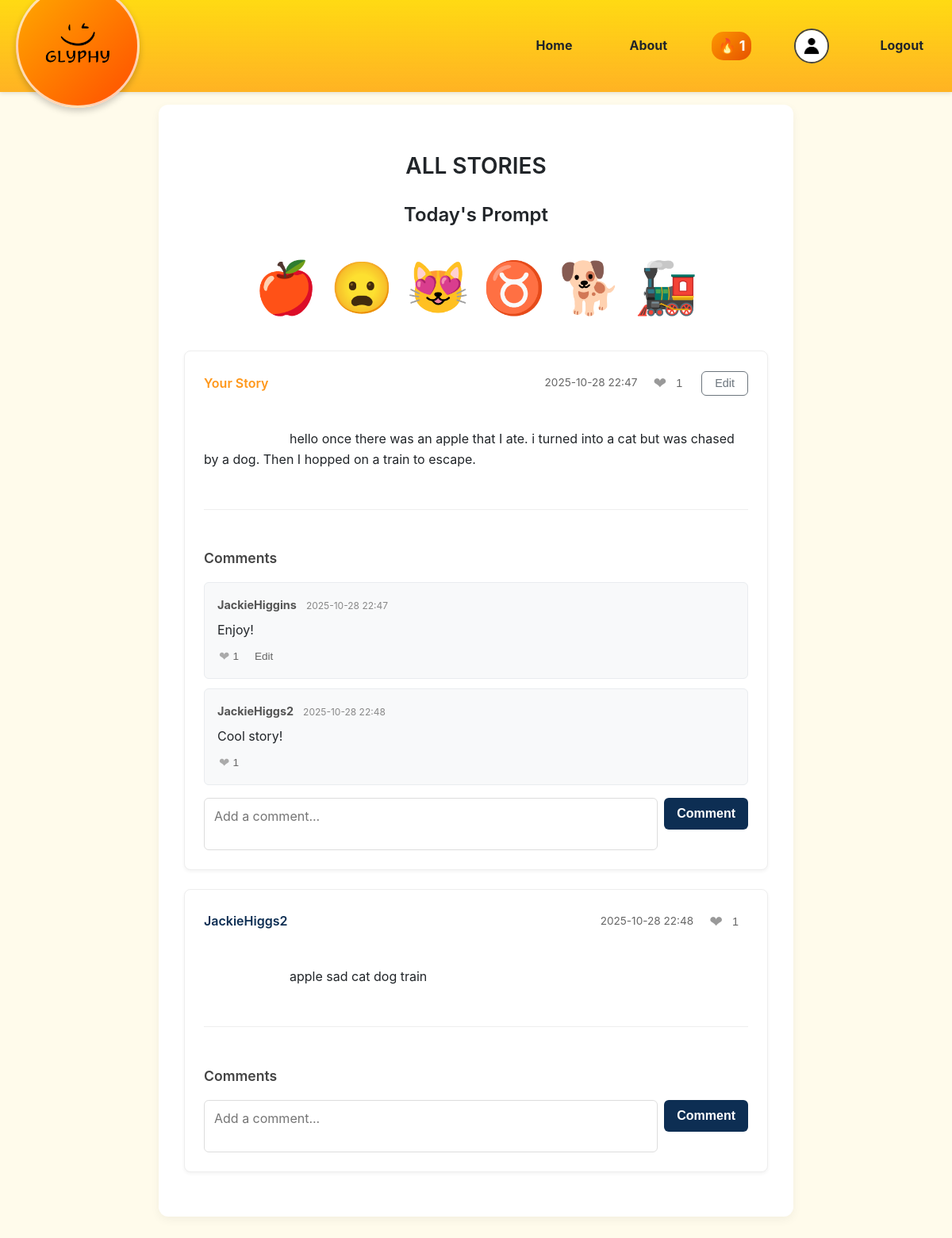
The page /stories (signed in) on the database its author committed.
### app/models.py (models this page shows, shortened)
class Story(db.Model):
    id = db.Column(db.Integer, primary_key=True)
    content = db.Column(db.Text, nullable=False)
    timestamp = db.Column(db.DateTime, index=True, default=datetime.utcnow)
    likes = db.Column(db.Integer, nullable=False, default=0)
    user_id = db.Column(db.Integer, db.ForeignKey('user.id'))
    daily_emoji_id = db.Column(db.Integer, db.ForeignKey('daily_emoji.id'))
    comments = db.relationship('Comments', backref='story', lazy='dynamic', cascade="all, delete-orphan")

class Comments(db.Model):
    id = db.Column(db.Integer, primary_key=True)
    content = db.Column(db.String(500), nullable=False)
    timestamp = db.Column(db.DateTime, index=True, default=datetime.utcnow)
    likes = db.Column(db.Integer, nullable=False, default=0)
    story_id = db.Column(db.Integer, db.ForeignKey('story.id'), nullable=False)
    user_id = db.Column(db.Integer, db.ForeignKey('user.id'), nullable=False)

class User(UserMixin, db.Model):
    id = db.Column(db.Integer, primary_key=True)
    username = db.Column(db.String(100), unique=True, nullable=False)
    email = db.Column(db.String(120), unique=True, nullable=False)
    password_hash = db.Column(db.String(162))
    current_streak = db.Column(db.Integer, default=0)
    last_story_date = db.Column(db.Date)
    profile_pic = db.Column(db.String(200), nullable=True)
    stories = db.relationship('Story', backref='author', lazy='dynamic')
    comments = db.relationship('Comments', backref='author', lazy='dynamic')

### app/main_views.py (the view)
@main.route('/stories')
@login_required
def stories():
    daily_emojis_obj = get_or_create_daily_prompt()
    user_story_for_today = Story.query.filter_by(
        author=current_user,
        daily_emoji_id=daily_emojis_obj.id
    ).first()
    if not user_story_for_today:
        flash("You must post your own story before you can view others'.", "warning")
        return redirect(url_for('main.dashboard'))
    all_stories = Story.query.filter_by(daily_emoji_id=daily_emojis_obj.id).order_by(Story.timestamp.desc()).all()
    stories_with_comments = []
    for story in all_stories:
        story_comments = Comments.query.filter_by(story_id=story.id).order_by(Comments.timestamp.asc()).all()
        author_name = story.author.username if story.author else 'Unknown'
        stories_with_comments.append({
            'id': story.id,
            'username': author_name,
            'content': story.content,
            'timestamp': story.timestamp.strftime('%Y-%m-%d %H:%M'),
            'likes': story.likes,
            'is_you': story.user_id == current_user.id,
            'comments': story_comments
        })
    ordered_stories = sorted(stories_with_comments, key=lambda s: not s['is_you'])
    liked_stories = session.get('liked_stories', [])
    liked_comments = session.get('liked_comments', [])
    return render_template('stories.html',
                           ordered_stories=ordered_stories,
                           prompt_emojis=daily_emojis_obj.emojis,
                           liked_stories=liked_stories,
                           liked_comments=liked_comments)

### app/__init__.py (called while the page is built)
def create_app(config_class=Config):
    app = Flask(__name__)
    app.config.from_object(config_class)
    db.init_app(app)
    login_manager.init_app(app)
    login_manager.login_view = 'auth.login_register'
    login_manager.login_message_category = 'info'
    from .main_views import main as main_blueprint
    app.register_blueprint(main_blueprint)
    from .auth_views import auth as auth_blueprint
    app.register_blueprint(auth_blueprint, url_prefix='/auth')
    @login_manager.user_loader
    def load_user(user_id):
        return User.query.get(int(user_id))
    @app.context_processor
    def inject_streak():
        return {'current_streak': current_user.current_streak if current_user.is_authenticated else 0}
    with app.app_context():
        db.create_all()
    return app

### app/main_views.py (called while the page is built, shortened)
def get_or_create_daily_prompt():
    today = date.today()
    daily_emojis_obj = DailyEmoji.query.filter_by(date_posted=today).first()
    return daily_emojis_obj

### app/templates/stories.html (shortened to what this page needs)
{% extends "layout.html" %}
{% block content %}
<div class="content-card">
    <h2 class="section-title">ALL STORIES</h2>
    <h2 class="section-title" style="margin-bottom: 0.5rem; font-size: 1.5rem;">Today's Prompt</h2>
    <div class="emoji-prompt stories-page-prompt">
        {% for emoji in prompt_emojis.split() %}
            <span class="prompt-emoji">{{ emoji }}</span>
        {% endfor %}
    </div>
    {% if ordered_stories %}
        <div class="stories-container">
            {% for s in ordered_stories %}
                <div class="story-card" id="story-{{ s.id }}">
                    <div class="story-header">
                        <div class="author-info">
                            {% if s.is_you %}
                                <span class="author-name is-you">Your Story</span>
                            {% else %}
                                <span class="author-name other">{{ s.username }}</span>
                            {% endif %}
                        </div>
                        <div class="story-meta">
                            <span class="story-timestamp">{{ s.timestamp }}</span>
                            <div class="story-actions">
                                <button class="heart-btn" data-story-id="{{ s.id }}" aria-label="like">
                                    <span class="heart-icon {% if s.id in liked_stories %}liked{% else %}not-liked{% endif %}">❤</span>
                                    <span class="likes-count" data-story-id="{{ s.id }}">{{ s.likes }}</span>
                                </button>
                                {% if s.is_you %}
                                    <button class="edit-btn" data-story-id="{{ s.id }}">Edit</button>
                                {% endif %}
                            </div>
                        </div>
                    </div>
                    <div class="story-content {% if s.content|length > 300 %}truncated{% endif %}" data-story-id="{{ s.id }}">
                        {{ s.content }}
                    </div>
                    <div class="comments-section">
                        <h4 class="comments-title">Comments</h4>
                        <div class="comments-container" id="comments-for-{{ s.id }}">
                            {% for comment in s.comments %}
                                <div class="comment-card" id="comment-{{ comment.id }}">
                                    <p class="comment-meta">
                                        <strong>{{ comment.author.username }}</strong>
                                        <small>{{ comment.timestamp.strftime('%Y-%m-%d %H:%M') }}</small>
                                    </p>
                                    <div class="comment-content" data-comment-id="{{ comment.id }}">{{ comment.content }}</div>
                                    <div class="comment-actions">
                                        <button class="comment-like-btn" data-comment-id="{{ comment.id }}">
                                            <span class="comment-heart-icon {% if comment.id in liked_comments %}liked{% endif %}">❤</span>
                                            <span class="comment-likes-count">{{ comment.likes }}</span>
                                        </button>
                                        {% if comment.user_id == current_user.id %}
                                        <button class="comment-edit-btn" data-comment-id="{{ comment.id }}">Edit</button>
                                        {% endif %}
                                    </div>
                                </div>
                            {% endfor %}
                        </div>
                        <form class="comment-form" data-story-id="{{ s.id }}">
                            <textarea name="content" placeholder="Add a comment..." required></textarea>
                            <button type="submit" class="btn">Comment</button>
                        </form>
                    </div>
                </div>
            {% endfor %}
        </div>
    {% else %}
        <p class="no-stories">No stories found for this prompt.</p>
    {% endif %}
</div>
{% endblock %}

### app/templates/layout.html (shortened to what this page needs)
<!DOCTYPE html>
<html lang="en">
<head>
    <link rel="stylesheet" href="{{ url_for('static', filename='style.css') }}">
</head>
<body>
    <header class="header">
        <div class="header-left">
            <a href="{{ url_for('main.index') }}" class="logo-link">
                <img src="{{ url_for('static', filename='images/Glyphy.png') }}"
                     alt="Glyph Logo">
            </a>
        </div>
        <div class="header-right" style="display:flex; align-items:center; gap:40px;">
            <a href="{{ url_for('main.index') }}" class="nav-link">Home</a>
            <a href="{{ url_for('main.about') }}" class="nav-link">About</a>
            {% if current_user.is_authenticated %}
                <a href="{{ url_for('main.streak') }}" class="streak-badge">
                    🔥 <span class="streak-count">{{ current_streak }}</span>
                </a>
                <a href="{{ url_for('main.profile') }}" class="profile-link">
                    <img src="{{ current_user.profile_pic or url_for('static', filename='images/default_pfp.png') }}"
                         alt="{{ current_user.username }}'s Profile"
                         style="width:40px; height:40px; border-radius:50%; border:2px solid #444; object-fit:cover; transition: transform 0.2s ease;"
                         onmouseover="this.style.transform='scale(1.1)'"
                         onmouseout="this.style.transform='scale(1)'">
                </a>
                <a href="{{ url_for('auth.logout') }}" class="nav-link">Logout</a>
            {% else %}
                <a href="{{ url_for('auth.login_register') }}" class="nav-link">Sign In</a>
            {% endif %}
        </div>
    </header>
    <main class="main-content">
        {% block content %}{% endblock %}
    </main>
</body>
</html>

### rows shown on the page
Story: content "hello once there was an apple that I ate. i turned into a cat but was chased by a dog. Then I hopped on a train to escape."
Comments: author.username "JackieHiggins", timestamp "2025-10-28 22:47", content "Enjoy!", likes "1"
Comments: author.username "JackieHiggs2", timestamp "2025-10-28 22:48", content "Cool story!", likes "1"
User: username "JackieHiggs2"
Story: content "apple sad cat dog train"

### other values the page prints
{{ current_streak }} "1"
{{ emoji }} "🍎" "😦" "😻" "♉" "🐕" "🚂"
{{ s.timestamp }} "2025-10-28 22:47" "2025-10-28 22:48"
{{ s.likes }} "1" "1"
